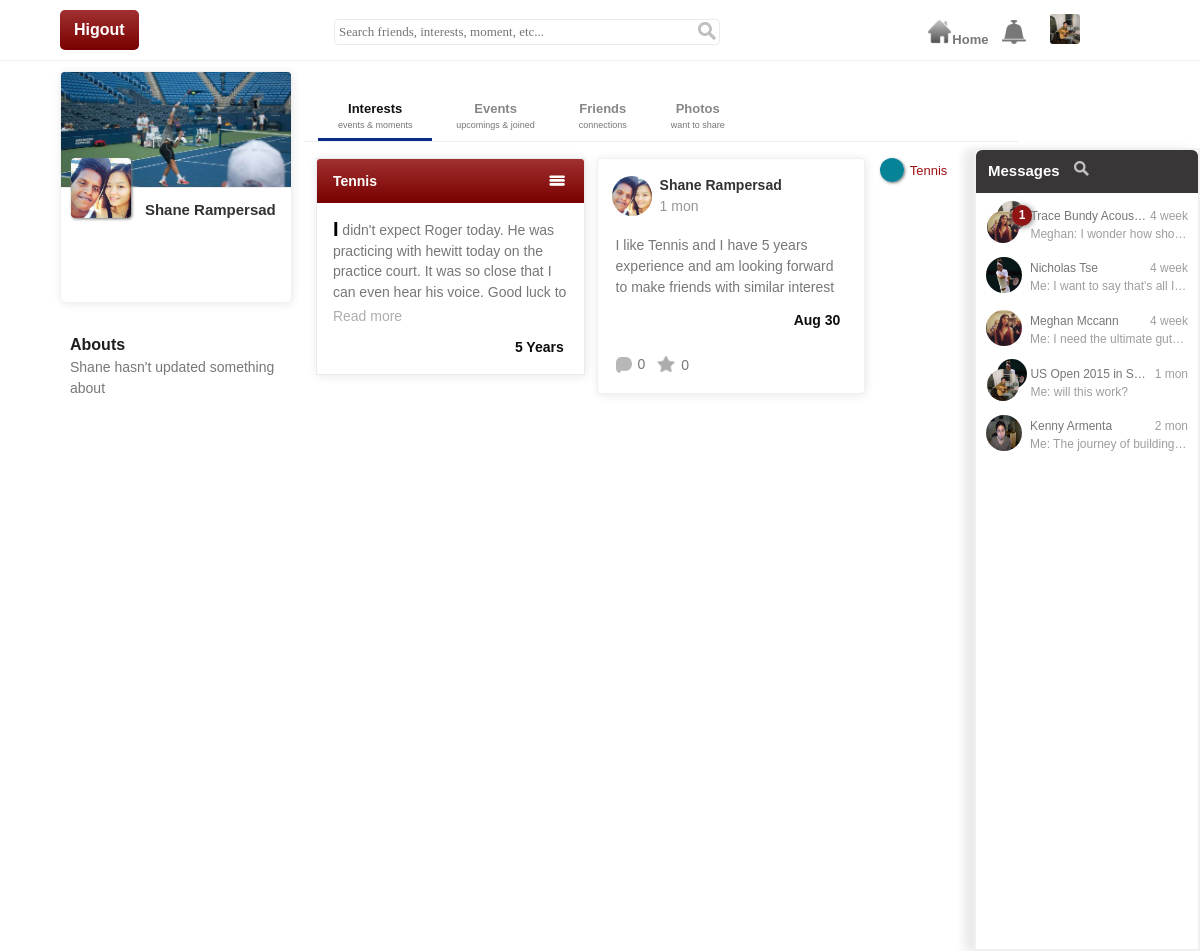
/user/shane.rampersad (signed in), run on the app's committed database.
### tables this page shows
CREATE TABLE `user_media_prefix` (
  `id` int(11) NOT NULL,
  `user_id` int(11) NOT NULL,
  `prefix` varchar(32) NOT NULL
);

CREATE TABLE `user_profile_picture` (
  `id` int(11) NOT NULL,
  `user_id` int(11) NOT NULL,
  `picture_url` varchar(255) NOT NULL,
  `upload_time` datetime NOT NULL,
  `hash` varchar(40) NOT NULL
);

CREATE TABLE `user` (
  `id` int(11) NOT NULL,
  `user_iden` varchar(255) NOT NULL,
  `password` varchar(255) NOT NULL,
  `firstname` varchar(255) NOT NULL,
  `lastname` varchar(255) NOT NULL,
  `gender` enum('0','1','2') NOT NULL DEFAULT '0',
  `ip` varchar(32) NOT NULL,
  `signup_date` datetime NOT NULL,
  `activated` enum('0','1') NOT NULL DEFAULT '0',
  `unique_iden` varchar(40) NOT NULL,
  `user_access_url` varchar(255) NOT NULL
);

CREATE TABLE `user_profile_cover` (
  `id` int(11) NOT NULL,
  `user_id` int(11) NOT NULL,
  `picture_url` varchar(255) NOT NULL,
  `upload_time` datetime NOT NULL,
  `hash` varchar(40) NOT NULL
);

CREATE TABLE `interest` (
  `id` int(11) NOT NULL,
  `user_id` int(11) NOT NULL,
  `name` varchar(40) NOT NULL,
  `description` text NOT NULL,
  `experience` int(2) NOT NULL,
  `create_time` datetime NOT NULL
);

CREATE TABLE `interest_activity` (
  `id` int(11) NOT NULL,
  `user_id` int(11) NOT NULL,
  `interest_id` int(11) NOT NULL,
  `type` enum('m','e') NOT NULL,
  `post_time` datetime NOT NULL,
  `hash` varchar(30) NOT NULL
);

CREATE TABLE `moment` (
  `id` int(11) NOT NULL,
  `interest_activity_id` int(11) NOT NULL,
  `description` text NOT NULL,
  `date` date NOT NULL
);

CREATE TABLE `message_queue` (
  `id` int(11) NOT NULL,
  `user_id` int(11) NOT NULL,
  `queue` text NOT NULL
);

CREATE TABLE `event_group` (
  `id` int(11) NOT NULL,
  `event_id` int(11) NOT NULL,
  `group_id` int(11) NOT NULL
);

CREATE TABLE `event` (
  `id` int(11) NOT NULL,
  `interest_activity_id` int(11) NOT NULL,
  `title` text NOT NULL,
  `description` text NOT NULL,
  `location` text,
  `date` date DEFAULT NULL,
  `time` time DEFAULT NULL
);

CREATE TABLE `group_message` (
  `id` int(11) NOT NULL,
  `user_id` int(11) NOT NULL COMMENT 'who sent the message',
  `group_id` int(11) NOT NULL COMMENT 'id either for event group or regular group id',
  `text` text NOT NULL,
  `sent_time` datetime NOT NULL,
  `message_type` enum('n','m') DEFAULT NULL COMMENT 'n stands for new member, m for event notification',
  `view_list` text NOT NULL,
  `hash` varchar(40) NOT NULL
);

### phtml/profile.phtml (the view, shortened to what the rows shown need)
<!DOCTYPE html>
<html>
	<?php include_once 'child/prepare_head.php'; ?>
	<head>
	<link rel="stylesheet" type="text/css" href="<?php echo ROOTDIR; ?>css/core.css">
	<link rel="stylesheet" type="text/css" href="<?php echo ROOTDIR; ?>css/animate.css">
	<link rel="stylesheet" type="text/css" href="<?php echo ROOTDIR; ?>css/smoothness/jquery-ui.css">
	<link rel="stylesheet" type="text/css" href="<?php echo ROOTDIR; ?>css/profile.css">
	</head>
	<body>
		<?php require_once 'child/loggedin_header.php'; ?>
		<div id="profile-global-container" >
			<div id="profile-sider-bar-left" class="inline-blk side-bar">
					<div id="avator-wrapper" class="user-profile operation-triggeable" style="height:230px;" data-key="<?php echo $request_user_page_hash; ?>">
						<div class="avator-inner-top"  style="z-index:1">
							<?php $cover_pic = $user->getLatestCoverForuser($request_user_page_id); ?>
							<img class="profile-image<?php echo ($cover_pic === false)?' hdn':'' ?>" src="<?php echo $cover_pic; ?>" >
						</div>
						<div class="avator-inner-bottom" style="z-index:2">
							<?php if($page_own):  ?>
								<label id="avator-upload-label"  for="upload-profile" class="pointer" title="upload profile image">
										<div class="avator-picture-wrapper">
											<img class="profile-image"  src="<?php echo $session_user_profile_image_url; ?>" />
											<div class="picture-upload-black-overlay avator-upload-inner-wrapper"></div>
											<div class="avator-upload-inner-wrapper"><div class="vertical-center"><img class="camera-icon" src="<?php echo IMGDIR ?>camera.png" height="20" width="20"></div></div>
											<div class="loading-icon-wrapper"><div class="vertical-center"><img class="loading-icon" src="<?php echo IMGDIR; ?>loading_icon.gif" height="40" width="40"></div></div>
										</div>
									<form method="POST" class="hdn-form hdn-input" enctype="multipart/form-data">
										<input id="upload-profile" class="hdn-input" type="file" name="profile-pic" title="upload profile image">
									</form>
								</label>
							<?php else: ?>
								<label>
									<div class="avator-picture-wrapper">
											<img class="profile-image" src="<?php echo  $user->getLatestProfilePictureForuser($request_user_page_id); ?>" />
									</div>
								</label>
							<?php endif; ?>
						</div>
					</div>
				<?php include_once 'child/abouts_side_block.php'; ?>
			</div>
			<div id="profile-sider-bar-right" class="inline-blk">
					<div id="profile-mid-content">
						<?php
							if(isset($_GET['s']) && $_GET['s'] == 'events'){
								require_once 'child/event.php';
							}else if(isset($_GET['s']) && $_GET['s'] == 'friends'){
								require_once 'child/friend.php';
							}else if(isset($_GET['s']) && $_GET['s'] == 'photos'){
								require_once 'child/photo.php';
							}else{
								require_once 'child/interest.php';
							}
						?>
					</div>
			</div>
		</div>
 	<?php include_once 'child/chat.php'; ?>
 	</body>
</html>

### phtml/child/loggedin_header.phtml (shortened to what the rows shown need)
<div class="header">
	<div class="header-inner" style="width:90%;margin:0px auto;height:60px;" >
		<div id="loggedin-menu">
				<ul>
				<span id="loggin-user-icon"><img src="<?php echo $session_user_profile_image_url; ?>" width="30" height="30" style="cursor:pointer" ></span></ul>
			</div>
		</div>
	</div>

### phtml/child/abouts_side_block.phtml (shortened to what the rows shown need)
<div class="side-block-wrapper">
	<div class="title">
		<span class="title-text">Abouts</span>
	</div>
	<div class="empty front<?php echo ($education !== false)?' hdn':' act' ?>" style="background:#fff;position:relative" >
	<?php if($user_id == $_SESSION['id']): ?>
		You haven't added something about you yet, <span  class="show-edit plain-lk pointer suggest-message">Let your friends know</span>
	<?php else:  ?>
		<?php echo $firstname ?> hasn't updated something about
	<?php endif; ?>
	</div>
</div>

### phtml/child/interest_profile.phtml (shortened to what the rows shown need)
<div class="interest-profile post">
	<div class="interest-profile-intro sub">
		<div class="dialog-header">
			<div class="dialog-header-inner">
				<div class="inline-blk left-align dialog-header-left-item"><div class="bar-title vertical-center main-title" title="<?php echo $interest['name'] ?>"><?php echo htmlentities($interest['name']); ?></div></div>
			</div>
		</div>
		<div class="dialog-body">
			<div class="visible-post-scope">
				<div class="visible-content limit-height">
					<?php  if($interest['description'] != ''):?>
					<?php if(substr($interest['description'],1,1)!=' ') :?>
						<span  class="first-cap" style="margin-right:-3px;"><?php echo strtoupper(substr($interest['description'],0,1))?></span>
					<?php else: ?>
						<span class="first-cap" ><?php echo strtoupper(substr($interest['description'],0,1))?></span>
					<?php endif; ?>
					<span><?php echo htmlentities(substr($interest['description'],1)); ?></span>
					<?php else: ?>
						<span class="default-message">There is no description available for this interest yet</span>
					<?php endif; ?>
				</div>
			</div>
			<div class="clr right-align exp" style="margin:0px 20px 16px 0px">
				<?php echo $experience; ?>
			</div>
		</div>
	</div>
</div>

### phtml/child/post_moment_block.phtml (shortened to what the rows shown need)
<div class="post-wrapper post" style="padding:0px;" data-key="<?php echo $hash ?>">
	<div style="padding:16px 14px 0px 14px;"><a href="<?php echo $user_page_redirect; ?>"><img src="<?php echo $post_owner_pic; ?>" class="post-owner-picture hover-user-profile"   data-key="<?php echo $unique_iden; ?>"></a>
	<a class="plain-lk hover-user-profile" href="<?php echo $user_page_redirect; ?>" data-key="<?php echo $unique_iden; ?>"><span class="profile-name pointer post-user-name"><?php echo htmlentities($fullname) ?></span></a>
	<div style="margin-left: 10px; color: #969696;">
		<?php echo $post_time ?>
	</div>
	</div>
	<div class="content">
		<div style="padding:0px 18px;">
		<div class="post-text">
			<div class="visible-post-scope">
				<div class="visible-content limit-height">
					<span><?php  echo htmlentities($description); ?></span>
				</div>
			</div>
		</div>
		<div class="moment-date">
			<?php echo $date ?>
		</div>
		</div>
	</div>
</div>

### php_inc/model/message_queue.php (shortened to what the rows shown need)
<?php
	include_once MODEL_PATH.'Queue.php';
	class Message_Queue extends Queue{
		private  $message = null;
		private $group_message = null;
		public function __construct(){
			include_once MODEL_PATH.'Message.php';
			$this->message =  new Message();
			include_once MODEL_PATH.'Group_Message.php';
			$this->group_message =  new Group_Message();
			include_once MODEL_PATH.'Groups.php';
		}
		public function getMessageQueueBlockForUserId($user_id){
			$m_q = $this->getQueueForUser($user_id);
			return $this->getMessageContactByMessageQueue($m_q);
		}
		public function getMessageContactByMessageQueue($m_q){
			if($m_q !== false){
				$queues = explode(',',trim($m_q,","));
				if(sizeof($queues) > 0){
					$content = "";
					$count = 0;
					foreach($queues as $queue){
						if(++$count <= 8){
							$segment = explode('-',$queue);
							if(sizeof($segment) == 2){
								$sent_from = $segment[0];
								$row_id = $segment[1];
								switch($sent_from){
									case 'm':$content.= $this->message->renderMessageContactOfGivenUser($row_id);break;
									case 'g':$content.= $this->group_message->renderMessageContactOfGivenGroup($row_id);break;
								}
							}
						}else{
							break;
						}
					}
					return $content;
				}
			}
			return false;
		}
	}
?>

### phtml/child/group_contact_block.phtml (shortened to what the rows shown need)
<div class="group-contact contact pointer" style="padding:12px 0px 0px 0px;height:40px;" data-key="<?php echo $hash; ?>">
	<div class="master left-bar" style="margin-right:8px;position:relative">
		<div style="position:relative;top:6px;left:1px;">
		<img style="border-radius:50%;" src="<?php echo $first_user_profile ?>" height="32" width="32">
		</div>
		<span class="n_r_s<?php echo ($new_message_num > 0)?'':' hdn' ?>" style="top:0px;left:26px;" ><?php echo $new_message_num ?></span>
	</div>
	<div class="detail" style="float:right;width:78%">
		<div class="vertical-center">
			<div style="width:100%;">
				<div class="txt_ofl inline-blk" style="<?php echo ($hasMessage)?'max-width:74%':'max-width:100%';?>"><?php echo htmlentities($group_title) ?></div>
				<span class="time right-bar default-message" style="font-size:12px;">
					<?php if($hasMessage): ?>
						<?php echo $time; ?>
					<?php endif; ?>
				</span>
			</div>
			<div class="default-message text txt_ofl">
				<?php if($hasMessage): ?>
					<?php echo htmlentities($text);?>
				<?php endif; ?>
			</div>
		</div>
	</div>
</div>

### phtml/child/contact_block.phtml (shortened to what the rows shown need)
<div class="individual-contact contact pointer" style="padding:12px 0px 0px 0px;" data-key="<?php echo $unique_iden; ?>">
	<div class="master left-bar" style="margin-right:8px;position:relative">
		<img style="border-radius:50%;" src="<?php echo $profile_pic ?>" height="36" width="36">
	</div>
	<div class="detail">
		<div class="vertical-center">
			<div style="width:100%;">
				<div class="txt_ofl inline-blk" style="max-width:60%;"><?php echo htmlentities($fullname); ?></div>
				<span class="time right-bar default-message" style="font-size:12px;">
					<?php if($hasMessage): ?>
						<?php echo $time ?>
					<?php endif; ?>
				</span>
			</div>
			<div class="default-message text txt_ofl">
				<?php if($hasMessage): ?>
					<?php echo htmlentities($text); ?>
				<?php endif; ?>
			</div>
		</div>
	</div>
</div>

### data on the page
user_media_prefix: prefix.picture_url (picture)
user: id.picture_url (picture), firstname "Shane"
interest: name "Tennis", description "I", description "didn't expect Roger today. He was practicing with hewitt today on the practice court. It was so close that I can even hear his voice. Good luck to…", experience "5 Years"
interest_activity: user.picture_url (picture), post_time "1 mon"
moment: description "I like Tennis and I have 5 years experience and am looking forward to make friends with similar interest", date "Aug 30"
message_queue: queue.title "Trace Bundy Acous…", queue.picture_url (picture), queue.title "US Open 2015 in S…"
group_message: sent_time "4 week"
group_message: sent_time "1 mon"

### other printed values
$request_user_page_fullname "Shane Rampersad"
$fullname "Shane Rampersad"
$comment_number "0"
$favor_number "0"
$user_interest['name'] "Tennis"
$new_message_num "1"
$text "Meghan: I wonder how sho…"
$fullname "Nicholas Tse"
$time "4 week"
$text "Me: I want to say that's all I…"
$fullname "Meghan Mccann"
$text "Me: I need the ultimate gut…"
$text "Me: will this work?"
$fullname "Kenny Armenta"
$time "2 mon"
